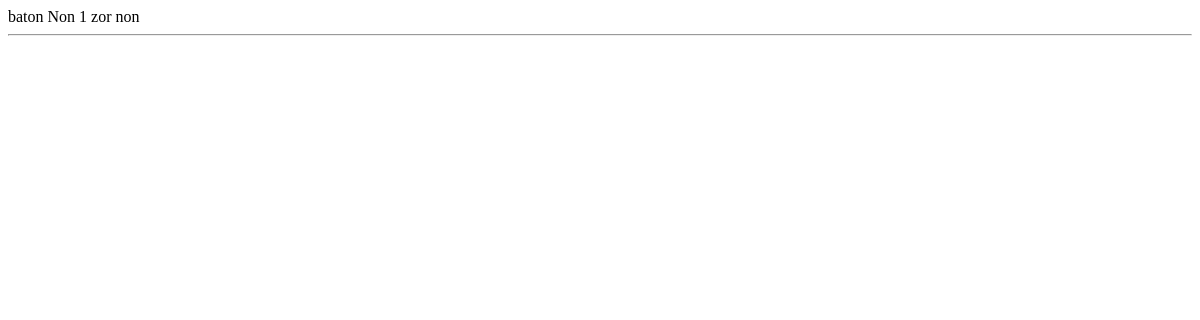
Page /main/back-office/product/detail/1/ on the earlier database version.
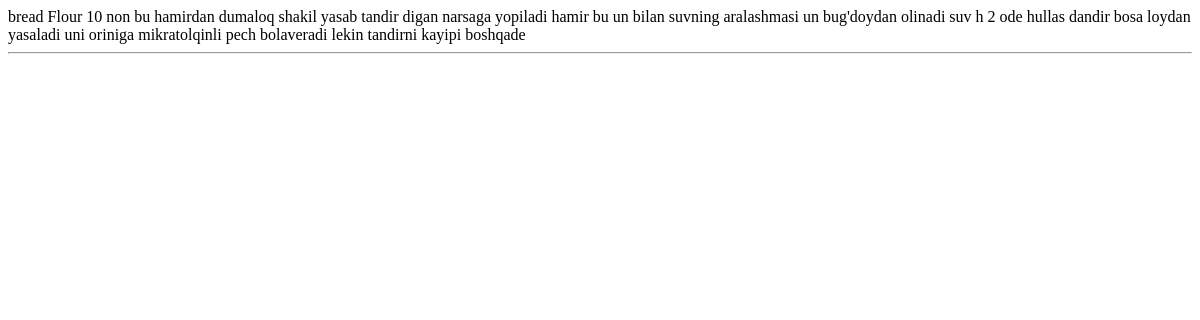
Same page on the later database version.
### Goods/models.py (models this page shows, shortened)
class GenerateCode(models.Model):
    generate_code = models.CharField(max_length=255, blank=True, unique=True)
    class Meta:
        abstract = True

class Product(GenerateCode):
    name = models.CharField(max_length=255)
    quantity = models.PositiveIntegerField(default=1)
    price = models.DecimalField(max_digits=8, decimal_places=2)
    category = models.ForeignKey(Category, on_delete=models.CASCADE)
    description = models.TextField()

class Category(GenerateCode):
    name = models.CharField(max_length=255)

### Goods/back-office/product/views.py (the view)
# urls.py: path('detail/<int:id>/', views.detailProduct, name='detailProduct'),
def detailProduct(request, id):
    queryset = models.Product.objects.get(id=id)
    context = {}
    print(models.ProductImg.objects.filter(product=queryset))
    context['queryset'] = queryset
    context['images'] = models.ProductImg.objects.filter(product=queryset)
    return render(request, 'back-office/product/detail.html',context)

### templates/back-office/product/detail.html (shortened to what this page needs)
<!DOCTYPE html>
<html lang="en">
<head>
</head>
<body>
    {{queryset.name}}
    {{queryset.category.name}}
    {{queryset.quantity}}
    {{queryset.description}}
    <hr>
</body>
</html>

Differences in the rows shown:
changed Product: name "baton" → "bread"; category.name "Non" → "Flour"; quantity "1" → "10"; description "zor non" → "non bu hamirdan dumaloq shakil yasab tandir digan narsaga yopiladi hamir bu un bilan suvning aralashmasi un bug'doydan olinadi suv h 2 ode hullas dandir bosa loydan yasaladi uni oriniga mikratolqinli pech bolaveradi lekin tandirni kayipi boshqade"
